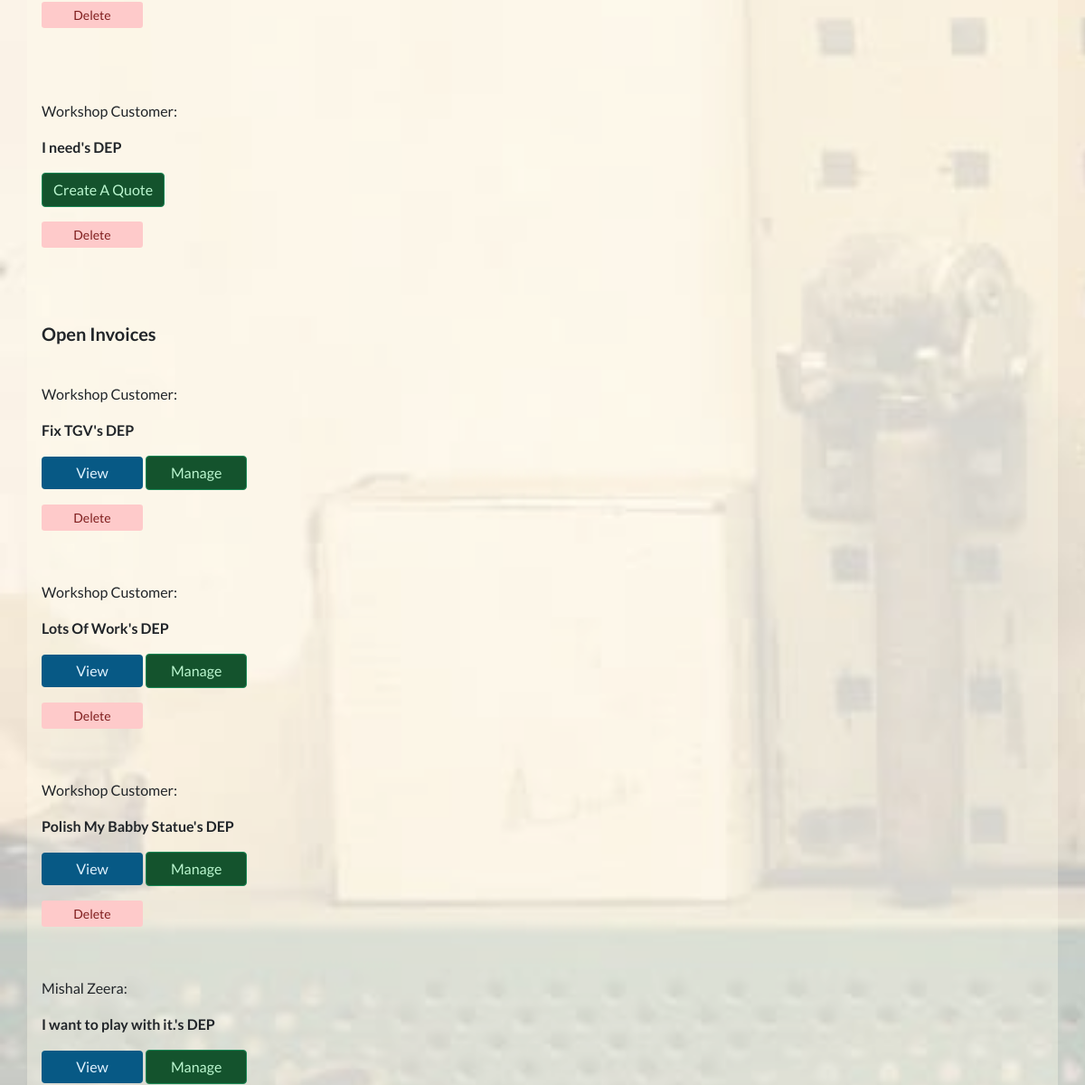
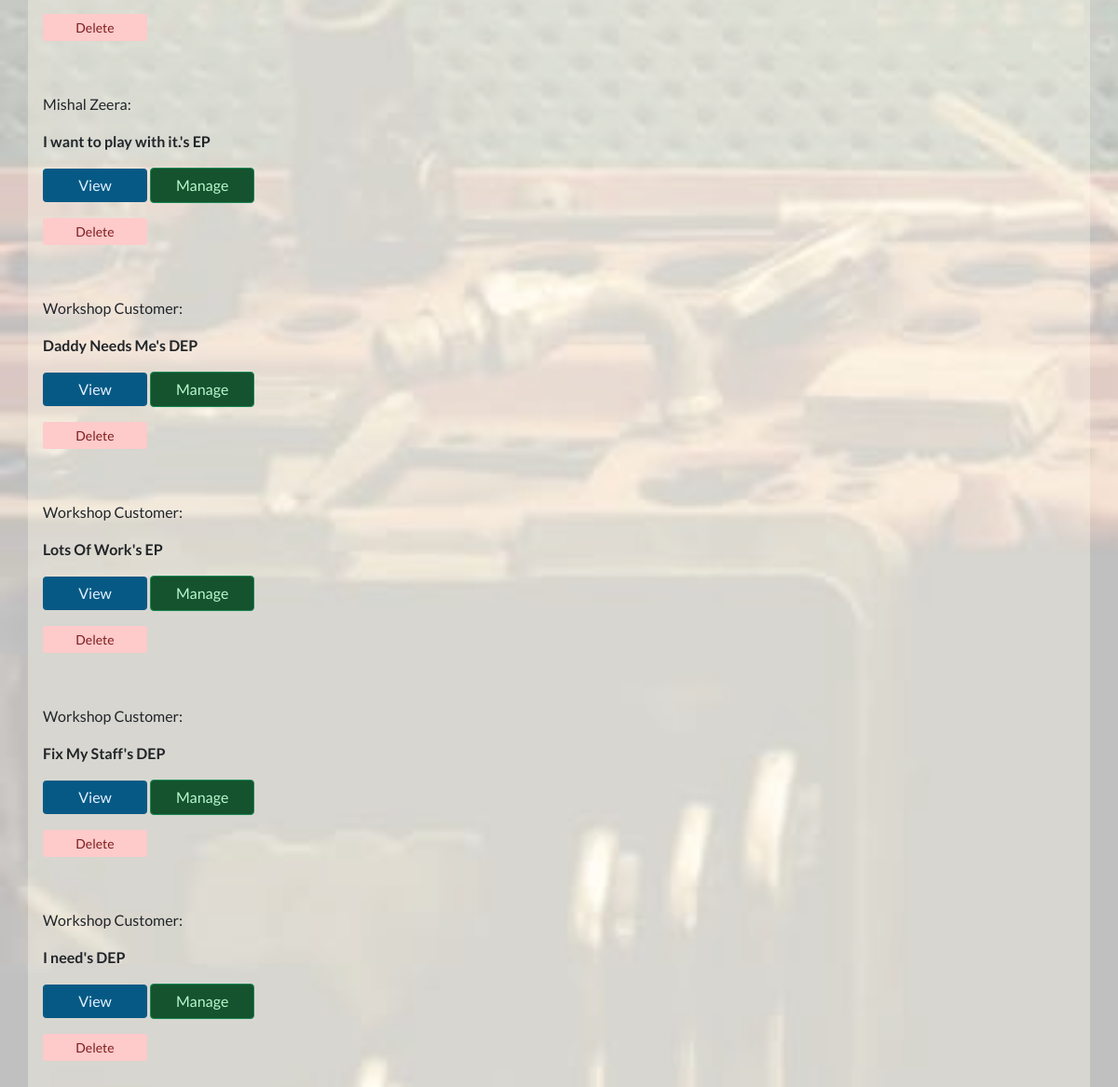
Before: /workshop/all_customer_invoices/ (signed in, lower part) with the older database file (2 pictures, top to bottom).
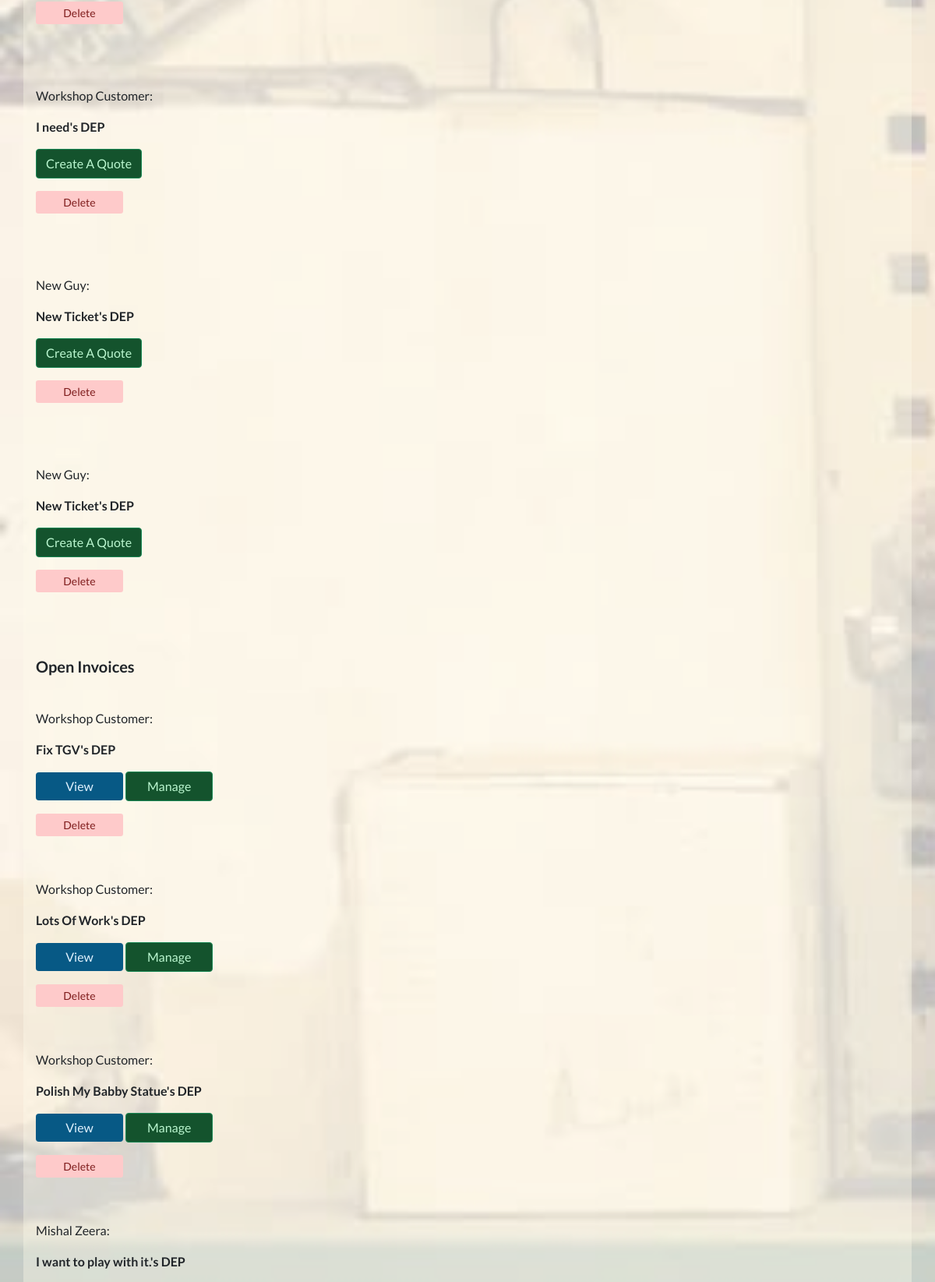
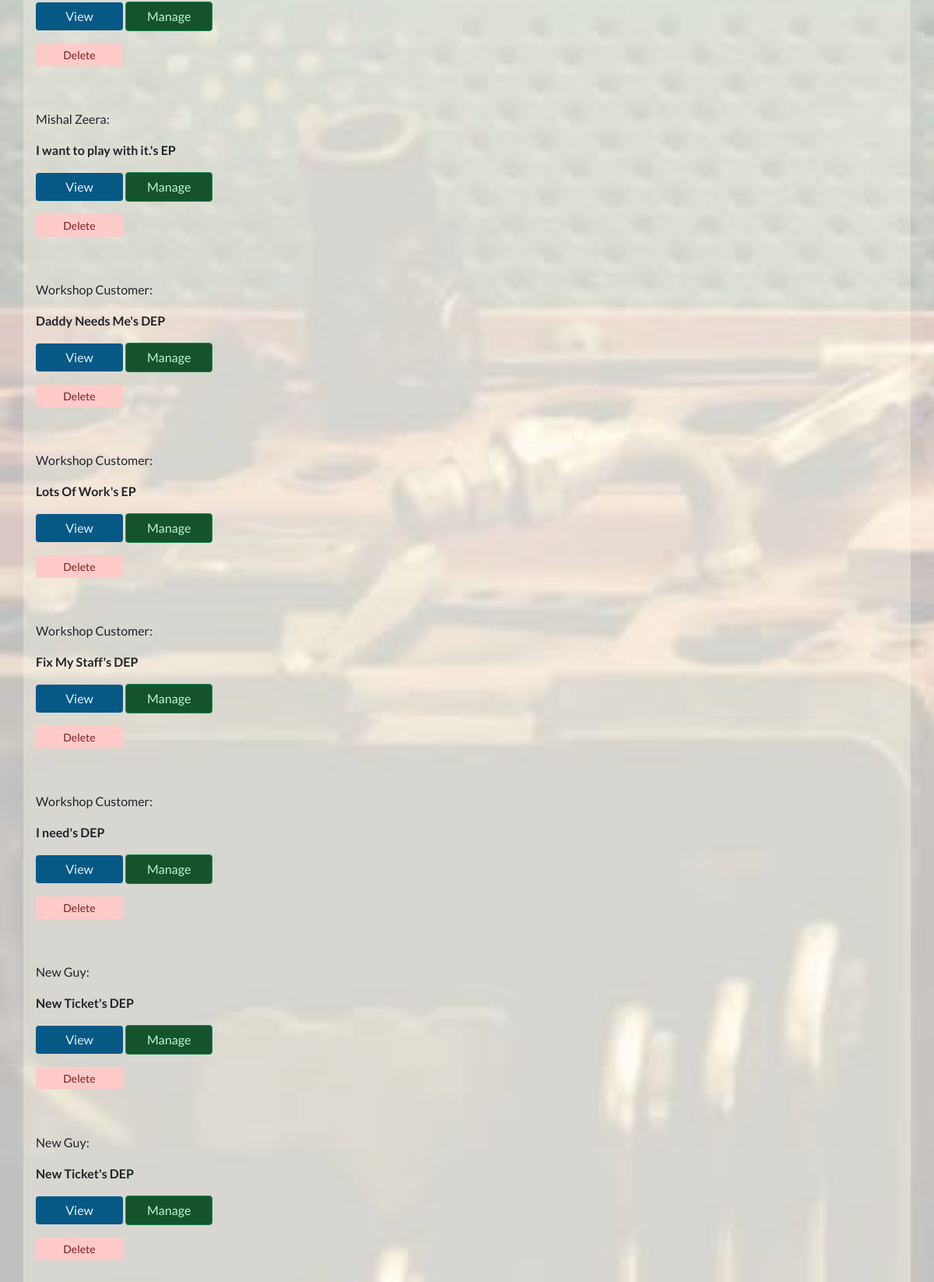
After: the same page with the newer database file (2 pictures, top to bottom).
### invoices/models.py (models this page shows, shortened)
class BaseInvoice(models.Model):
    date_created = models.DateField(auto_now_add=True)
    order_number = models.CharField(max_length=100, editable=False)
    full_name = models.CharField(max_length=100, null=True, blank=True)
    email = models.EmailField(null=True, blank=True)
    address1 = models.CharField(max_length=100, null=True, blank=True)
    address2 = models.CharField(max_length=100, null=True, blank=True)
    postcode = models.CharField(max_length=40, null=True, blank=True)
    town_or_city = models.CharField(max_length=40, null=True, blank=True)
    country = models.CharField(max_length=40, null=True, blank=True)
    notes = models.TextField(null=True, blank=True)
    order_amount = models.DecimalField(
        max_digits=12, decimal_places=2, default=0)
    shipping_cost = models.DecimalField(
        max_digits=12, decimal_places=2, default=0)
    order_total = models.DecimalField(
        max_digits=12, decimal_places=2, default=0)
    is_completed = models.BooleanField(default=False)
    paid_on = models.DateTimeField(null=True, blank=True)

class WorkshopCustomerInvoice(BaseInvoice):
    PAYMENT_CHOICES = [
        ('DEP', 'Deposit'),
        ('EP', 'End Payment'),
        ('SPT', 'Single Payment Total'),
        ('SP', 'Supplementary Payment'),
    ]
    service_ticket = models.ForeignKey(ServiceTicket, on_delete=models.CASCADE)
    payment_type = models.CharField(max_length=25, choices=PAYMENT_CHOICES)
    installment_paid = models.BooleanField(default=False)
    def __str__(self):
        return self.service_ticket.title + "'s" + " " + self.payment_type

class BaseInvoice(models.Model):
    date_created = models.DateField(auto_now_add=True)
    order_number = models.CharField(max_length=100, editable=False)
    full_name = models.CharField(max_length=100, null=True, blank=True)
    email = models.EmailField(null=True, blank=True)
    address1 = models.CharField(max_length=100, null=True, blank=True)
    address2 = models.CharField(max_length=100, null=True, blank=True)
    postcode = models.CharField(max_length=40, null=True, blank=True)
    town_or_city = models.CharField(max_length=40, null=True, blank=True)
    country = models.CharField(max_length=40, null=True, blank=True)
    notes = models.TextField(null=True, blank=True)
    order_amount = models.DecimalField(
        max_digits=12, decimal_places=2, default=0)
    shipping_cost = models.DecimalField(
        max_digits=12, decimal_places=2, default=0)
    order_total = models.DecimalField(
        max_digits=12, decimal_places=2, default=0)
    is_completed = models.BooleanField(default=False)
    paid_on = models.DateTimeField(null=True, blank=True)

### repairs_restorals/models.py (models this page shows, shortened)
class ServiceTicket(models.Model):
    customer = models.ForeignKey(
        Customer, related_name='service_ticket', on_delete=models.CASCADE)
    workshop_staff_responsible = models.ForeignKey(
        StaffMember, related_name='staff_tickets', on_delete=models.CASCADE)
    title = models.CharField(max_length=255)
    date_created = models.DateField(auto_now_add=True, editable=False)
    last_updated = models.DateField(auto_now=True, editable=False)
    service_description = models.TextField()
    link_to_desired_materials_1 = models.URLField(null=True, blank=True)
    link_to_desired_materials_2 = models.URLField(null=True, blank=True)
    link_to_desired_materials_3 = models.URLField(null=True, blank=True)
    is_completed = models.BooleanField(default=False)
    has_invoice = models.BooleanField(default=False)

### repairs_restorals/views.py (the view)
# urls.py: path('all_customer_invoices/', views.AllCustomerInvoices.as_view(),
class AllCustomerInvoices(GroupRequiredMixin, ListView):
    group_required = [u'Workshop Staff']
    model = WorkshopCustomerInvoice
    template_name = 'repairs_restorals/all_customer_invoices.html'
    context_object_name = "invoices"

### invoices/contexts.py (called while the page is built, shortened)
def shopping_cart(request):
    template_cart = []
    products_count = 0
    order_amount = 0
    shipping = 0
    cart = request.session.get('cart', {})
    for item in enumerate(template_cart):
        products_count += 1
    order_total = order_amount + shipping
    stripe_total = round(order_total * 100)
    context = {
        'template_cart': template_cart,
        'products_count': products_count,
        'order_amount': order_amount,
        'shipping': shipping,
        'order_total': order_total,
        'stripe_total': stripe_total,
    }
    return context

### profiles/group_mixin_decorator.py (called while the page is built)
    def dispatch(self, request, *args, **kwargs):
        if not request.user.is_authenticated:
            raise PermissionDenied
        else:
            user_groups = []
            for group in request.user.groups.values_list('name', flat=True):
                user_groups.append(group)
            if len(set(user_groups).intersection(self.group_required)) <= 0:
                raise PermissionDenied
        return super(GroupRequiredMixin, self).dispatch(request, *args, **kwargs)

### repairs_restorals/templates/repairs_restorals/all_customer_invoices.html (shortened to what this page needs)
{% extends 'base.html' %}
{% load static %}
{% block extra_css %}
<link rel="stylesheet" href="{% static 'css/workshop_bg_image_trans.css' %}">
{% endblock %}
{% block content %}
<div class="row">
    <div class="col transparent-card">
{% for invoice in invoices %}
{% if not invoice.order_total %}
<br>
<p>{{ invoice.full_name }}:</p>
<p><strong>{{ invoice }}</strong></p>
<a href="{% url 'admin_customer_invoice' invoice.id %}"
    class="btn btn-success btn-space-below">Create A Quote
</a>
<p>
    <a href="{% url 'delete_customer_invoice' invoice.id %}"
        class="btn btn-danger btn-sm btn-space-below">Delete
    </a>
</p>
<br>
{% endif %}
{% endfor %}
<br>
<p class="lead"><strong>Open Invoices</strong></p>
{% for invoice in invoices %}
{% if not invoice.is_completed%}
<br>
<p>{{ invoice.full_name }}:</p>
<p><strong>{{ invoice }}</strong></p>
<a href="{% url 'customer_invoice_detail' invoice.id %}" class="btn btn-info btn-space-below">View
</a>
<a href="{% url 'admin_customer_invoice' invoice.id %}" class="btn btn-success btn-space-below">Manage
</a>
<p>
    <a href="{% url 'delete_customer_invoice' invoice.id %}"
        class="btn btn-danger btn-sm btn-space-below">Delete
    </a>
</p>
{% endif %}
{% endfor %}
    </div>
    <div class="col transparent-card">
{% for invoice in invoices %}
{% if invoice.is_completed %}
<br>
{% endif %}
{% endfor %}
    </div>
</div>
{% endblock %}

Changed rows visible on the page:
added WorkshopCustomerInvoice: full_name "New Guy", service_ticket+payment_type "New Ticket's DEP"
added WorkshopCustomerInvoice: full_name "New Guy", service_ticket+payment_type "New Ticket's DEP"
